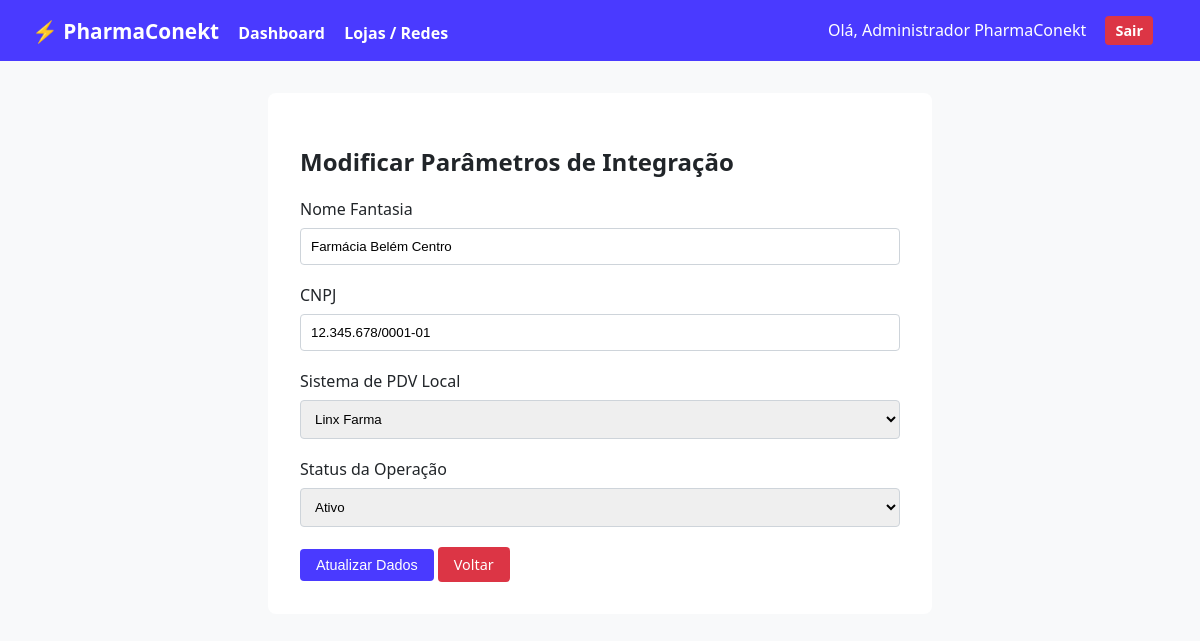
The page /lojas/editar/1 (signed in) on the database its author committed.
### app.py (models this page shows)
class Usuario(UserMixin, db.Model):
    id = db.Column(db.Integer, primary_key=True)
    username = db.Column(db.String(50), unique=True, nullable=False)
    password = db.Column(db.String(200), nullable=False)
    nome = db.Column(db.String(100), nullable=False)

class Loja(db.Model):
    id = db.Column(db.Integer, primary_key=True)
    nome = db.Column(db.String(100), nullable=False)
    cnpj = db.Column(db.String(18), unique=True, nullable=False)
    pdv_sistema = db.Column(db.String(50), nullable=False)  # Mapeamento do PDV
    status_onboarding = db.Column(db.String(20), default='Em Integração') # Em Integração, Ativo, Churn
    sugestoes_aceitas = db.Column(db.Integer, default=0)
    alertas_vencimento = db.Column(db.Integer, default=0)

### app.py (the view, shortened to what this page needs)
@app.route('/lojas/editar/<int:id>', methods=['GET', 'POST'])
@login_required
def editar_loja(id):
    loja = Loja.query.get_or_404(id)
    return render_template('editar_loja.html', loja=loja)

### app.py (called while the page is built)
@login_manager.user_loader
def load_user(user_id):
    return Usuario.query.get(int(user_id))

### templates/editar_loja.html (shortened to what this page needs)
{% extends 'base.html' %}
{% block content %}
<div style="max-width: 600px; margin: 0 auto; background: white; padding: 2rem; border-radius: 8px;">
    <h2>Modificar Parâmetros de Integração</h2>
    <form method="POST">
        <div class="form-group">
            <label>Nome Fantasia</label>
            <input type="text" name="nome" value="{{ loja.nome }}" required>
        </div>
        <div class="form-group">
            <label>CNPJ</label>
            <input type="text" name="cnpj" value="{{ loja.cnpj }}" required>
        </div>
        <div class="form-group">
            <label>Sistema de PDV Local</label>
            <select name="pdv_sistema">
                <option value="Linx Farma" {% if loja.pdv_sistema == 'Linx Farma' %}selected{% endif %}>Linx Farma</option>
            </select>
        </div>
        <div class="form-group">
            <label>Status da Operação</label>
            <select name="status_onboarding">
                <option value="Ativo" {% if loja.status_onboarding == 'Ativo' %}selected{% endif %}>Ativo</option>
            </select>
        </div>
        <button type="submit" class="btn btn-primary">Atualizar Dados</button>
        <a href="{{ url_for('listar_lojas') }}" class="btn btn-danger">Voltar</a>
    </form>
</div>
{% endblock %}

### templates/base.html (shortened to what this page needs)
<!DOCTYPE html>
<html lang="pt-BR">
<head>
    <link rel="stylesheet" href="{{ url_for('static', filename='css/style.css') }}">
</head>
<body>
    <nav class="navbar">
        <div>
            <a href="{{ url_for('dashboard') }}" style="font-size: 1.3rem;">⚡ PharmaConekt</a>
            {% if current_user.is_authenticated %}
                <a href="{{ url_for('dashboard') }}">Dashboard</a>
                <a href="{{ url_for('listar_lojas') }}">Lojas / Redes</a>
            {% endif %}
        </div>
        <div>
            {% if current_user.is_authenticated %}
                <span style="color: white; margin-right: 15px;">Olá, {{ current_user.nome }}</span>
                <a href="{{ url_for('logout') }}" class="btn btn-danger" style="padding: 5px 10px;">Sair</a>
            {% endif %}
        </div>
    </nav>
    <div class="container">
        {% block content %}{% endblock %}
    </div>
</body>
</html>

### static/css/style.css (style rules this page uses)
:root { --primary-color: #4A3AFF; --secondary-color: #6C757D; --success-color: #28A745; --warning-color: #FFC107; --danger-color: #DC3545; --bg-light: #F8F9FA; --dark-color: #212529; }
body { font-family: 'Segoe UI', Tahoma, Geneva, Verdana, sans-serif; background-color: var(--bg-light); color: var(--dark-color); margin: 0; }
.navbar { background-color: var(--primary-color); padding: 1rem 2rem; display: flex; justify-content: space-between; align-items: center; }
.navbar a { color: white; text-decoration: none; font-weight: bold; margin-right: 15px; }
.container { max-width: 1200px; margin: 2rem auto; padding: 0 1rem; }
.btn { padding: 8px 16px; border-radius: 4px; text-decoration: none; font-size: 0.9rem; display: inline-block; cursor: pointer; border: none; }
.btn-primary { background-color: var(--primary-color); color: white; }
.btn-danger { background-color: var(--danger-color); color: white; }
.form-group { margin-bottom: 1.2rem; }
.form-group label { display: block; margin-bottom: 0.5rem; }
.form-group input, .form-group select { width: 100%; padding: 10px; border: 1px solid #CED4DA; border-radius: 4px; box-sizing: border-box; }

### rows shown on the page
Usuario: nome "Administrador PharmaConekt"
Loja: nome "Farmácia Belém Centro", cnpj "12.345.678/0001-01", pdv_sistema "Linx Farma", status_onboarding "Ativo"
